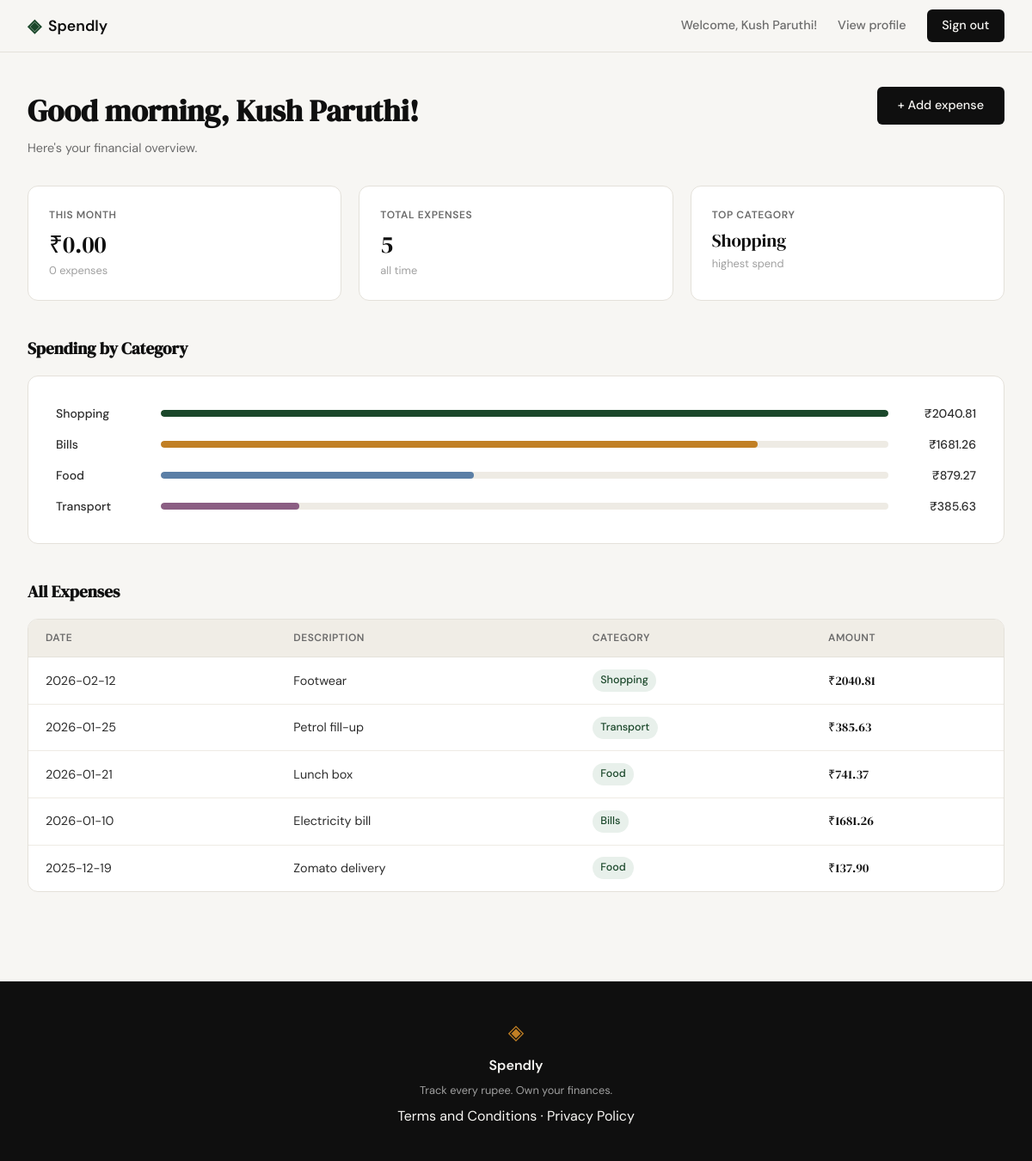
The app's page /dashboard (signed in) with its own data.
### tables this page shows
CREATE TABLE expenses (
            id INTEGER PRIMARY KEY AUTOINCREMENT,
            user_id INTEGER NOT NULL REFERENCES users(id),
            amount REAL NOT NULL,
            category TEXT NOT NULL,
            date TEXT NOT NULL,
            description TEXT,
            created_at TEXT DEFAULT (datetime('now'))
        );

### app.py (the view)
@app.route("/dashboard")
def dashboard():
    if "user_id" not in session:
        return redirect(url_for("login"))
    uid = session["user_id"]
    now = datetime.now()
    hour = now.hour
    if hour < 12:
        greeting = "Good morning"
    elif hour < 18:
        greeting = "Good afternoon"
    else:
        greeting = "Good evening"
    expenses = get_expenses_by_user(uid)
    monthly_total, monthly_count = get_monthly_total(uid, now.year, now.month)
    category_totals = get_category_totals(uid)
    total_count = get_expense_count(uid)
    top_category = category_totals[0]["category"] if category_totals else "—"
    max_cat_total = category_totals[0]["total"] if category_totals else 1
    categories = [
        {
            "name": row["category"],
            "total": row["total"],
            "pct": round(row["total"] / max_cat_total * 100),
        }
        for row in category_totals
    ]
    return render_template(
        "dashboard.html",
        greeting=greeting,
        name=session["user_name"],
        expenses=expenses,
        monthly_total=monthly_total,
        monthly_count=monthly_count,
        total_count=total_count,
        top_category=top_category,
        categories=categories,
    )

### database/db.py (called while the page is built)
def get_db():
    conn = sqlite3.connect("spendly.db")
    conn.row_factory = sqlite3.Row
    conn.execute("PRAGMA foreign_keys = ON")
    return conn

def get_expenses_by_user(user_id):
    conn = get_db()
    rows = conn.execute(
        "SELECT * FROM expenses WHERE user_id = ? ORDER BY date DESC, id DESC",
        (user_id,)
    ).fetchall()
    conn.close()
    return rows

def get_monthly_total(user_id, year, month):
    conn = get_db()
    row = conn.execute(
        """SELECT COALESCE(SUM(amount), 0) AS total, COUNT(*) AS count
           FROM expenses
           WHERE user_id = ? AND strftime('%Y', date) = ? AND strftime('%m', date) = ?""",
        (user_id, str(year), f"{month:02d}")
    ).fetchone()
    conn.close()
    return row["total"], row["count"]

def get_category_totals(user_id):
    conn = get_db()
    rows = conn.execute(
        """SELECT category, SUM(amount) AS total
           FROM expenses WHERE user_id = ?
           GROUP BY category ORDER BY total DESC""",
        (user_id,)
    ).fetchall()
    conn.close()
    return rows

def get_expense_count(user_id):
    conn = get_db()
    count = conn.execute(
        "SELECT COUNT(*) FROM expenses WHERE user_id = ?", (user_id,)
    ).fetchone()[0]
    conn.close()
    return count

### templates/dashboard.html (shortened to what this page needs)
{% extends "base.html" %}
{% block content %}
<div class="dashboard-page">
    <div class="dashboard-header">
        <div>
            <h1 class="dashboard-heading">{{ greeting }}, {{ name }}!</h1>
            <p class="dashboard-subheading">Here's your financial overview.</p>
        </div>
        <a href="{{ url_for('add_expense') }}" class="btn-primary">+ Add expense</a>
    </div>
    <div class="dashboard-stats">
        <div class="stat-card">
            <p class="stat-label">This Month</p>
            <p class="stat-value">&#8377;{{ "%.2f"|format(monthly_total) }}</p>
            <p class="stat-sub">{{ monthly_count }} expense{{ 's' if monthly_count != 1 }}</p>
        </div>
        <div class="stat-card">
            <p class="stat-label">Total Expenses</p>
            <p class="stat-value">{{ total_count }}</p>
            <p class="stat-sub">all time</p>
        </div>
        <div class="stat-card">
            <p class="stat-label">Top Category</p>
            <p class="stat-value stat-value--category">{{ top_category }}</p>
            <p class="stat-sub">highest spend</p>
        </div>
    </div>
    <div class="dashboard-section">
        <h2 class="dashboard-section-title">Spending by Category</h2>
        {% if categories %}
        <div class="auth-card cat-list">
            {% for cat in categories %}
            <div class="cat-row">
                <span class="cat-name">{{ cat.name }}</span>
                <div class="cat-bar-track">
                    <div class="cat-bar-fill cat-bar-fill--{{ loop.index0 % 7 }}" style="width: {{ cat.pct }}%"></div>
                </div>
                <span class="cat-amount">&#8377;{{ "%.2f"|format(cat.total) }}</span>
            </div>
            {% endfor %}
        </div>
        {% else %}
        <p class="empty-state">No spending data yet.</p>
        {% endif %}
    </div>
    <div class="dashboard-section">
        <h2 class="dashboard-section-title">All Expenses</h2>
        {% if expenses %}
        <div class="auth-card" style="padding: 0; overflow: hidden;">
            <table class="expense-table">
                <thead>
                    <tr>
                        <th>Date</th>
                        <th>Description</th>
                        <th>Category</th>
                        <th>Amount</th>
                    </tr>
                </thead>
                <tbody>
                    {% for e in expenses %}
                    <tr>
                        <td>{{ e.date }}</td>
                        <td>{{ e.description or '—' }}</td>
                        <td><span class="cat-badge">{{ e.category }}</span></td>
                        <td class="amount-cell">&#8377;{{ "%.2f"|format(e.amount) }}</td>
                    </tr>
                    {% endfor %}
                </tbody>
            </table>
        </div>
        {% else %}
        <p class="empty-state">No expenses yet. Add your first one!</p>
        {% endif %}
    </div>
</div>
{% endblock %}

### static/css/style.css (style rules this page uses)
:root { --ink: #0f0f0f; --ink-soft: #2d2d2d; --ink-muted: #6b6b6b; --ink-faint: #a0a0a0; --paper: #f7f6f3; --paper-warm: #f0ede6; --paper-card: #ffffff; --accent: #1a472a; --accent-light: #e8f0eb; --accent-2: #c17f24; --accent-2-light: #fdf3e3; --danger: #c0392b; --danger-light: #fdecea; --border: #e4e1da; --border-soft: #eeebe4; --font-display: 'DM Serif Display', Georgia, serif; --font-body: 'DM Sans', system-ui, sans-serif; --max-width: 1200px; --auth-width: 440px; --radius-sm: 6px; --radius-md: 12px; --radius-lg: 20px; --bar-0: #1a472a; --bar-1: #c17f24; --bar-2: #5b7fa6; --bar-3: #8b5e83; --bar-4: #2e8b84; --bar-5: #c0614b; --bar-6: #5a5ea8; }
*, *::before, *::after { box-sizing: border-box; margin: 0; padding: 0; }
html { font-size: 16px; scroll-behavior: smooth; }
body { background: var(--paper); color: var(--ink); font-family: var(--font-body); font-size: 1rem; line-height: 1.6; -webkit-font-smoothing: antialiased; }
a { color: inherit; text-decoration: none; }
.btn-primary { display: inline-block; background: var(--ink); color: var(--paper); padding: 0.65rem 1.5rem; border-radius: var(--radius-sm); font-family: var(--font-body); font-size: 0.9rem; font-weight: 500; cursor: pointer; border: none; transition: background 0.2s; text-decoration: none; }
.auth-card { background: var(--paper-card); border: 1px solid var(--border); border-radius: var(--radius-md); padding: 2rem; margin-bottom: 1.5rem; }
.dashboard-page { max-width: var(--max-width); margin: 0 auto; padding: 2.5rem 2rem 4rem; }
.dashboard-header { display: flex; align-items: flex-start; justify-content: space-between; gap: 1rem; margin-bottom: 2rem; }
.dashboard-heading { font-family: var(--font-display); font-size: clamp(1.6rem, 3vw, 2.2rem); color: var(--ink); margin-bottom: 0.25rem; }
.dashboard-subheading { font-size: 0.9rem; color: var(--ink-muted); }
.dashboard-stats { display: grid; grid-template-columns: repeat(3, 1fr); gap: 1.25rem; margin-bottom: 2.5rem; }
.stat-card { background: var(--paper-card); border: 1px solid var(--border); border-radius: var(--radius-md); padding: 1.5rem; }
.stat-label { font-size: 0.75rem; font-weight: 600; color: var(--ink-muted); text-transform: uppercase; letter-spacing: 0.05em; margin-bottom: 0.5rem; }
.stat-value { font-family: var(--font-display); font-size: 1.75rem; color: var(--ink); line-height: 1.1; margin-bottom: 0.35rem; }
.stat-value--category { font-size: 1.3rem; }
.stat-sub { font-size: 0.8rem; color: var(--ink-faint); }
.dashboard-section { margin-bottom: 2.5rem; }
.dashboard-section-title { font-family: var(--font-display); font-size: 1.2rem; color: var(--ink); margin-bottom: 1rem; }
.cat-list { display: flex; flex-direction: column; gap: 0.85rem; }
.cat-row { display: grid; grid-template-columns: 110px 1fr 90px; align-items: center; gap: 0.75rem; }
.cat-name { font-size: 0.875rem; font-weight: 500; color: var(--ink-soft); }
.cat-bar-track { height: 8px; background: var(--border-soft); border-radius: 999px; overflow: hidden; }
.cat-bar-fill { height: 100%; border-radius: 999px; transition: width 0.4s ease; }
.cat-bar-fill--0 { background: var(--bar-0); }
.cat-bar-fill--1 { background: var(--bar-1); }
.cat-bar-fill--2 { background: var(--bar-2); }
.cat-bar-fill--3 { background: var(--bar-3); }
.cat-amount { font-size: 0.875rem; font-weight: 500; color: var(--ink-soft); text-align: right; }
.expense-table { width: 100%; border-collapse: collapse; font-size: 0.9rem; }
.expense-table thead { background: var(--paper-warm); border-bottom: 1px solid var(--border); }
.expense-table th { padding: 0.75rem 1.25rem; text-align: left; font-size: 0.75rem; font-weight: 600; color: var(--ink-muted); text-transform: uppercase; letter-spacing: 0.04em; }
.expense-table td { padding: 0.85rem 1.25rem; border-bottom: 1px solid var(--border-soft); color: var(--ink-soft); }
.expense-table tbody tr:last-child td { border-bottom: none; }
.cat-badge { display: inline-block; background: var(--accent-light); color: var(--accent); font-size: 0.78rem; font-weight: 500; padding: 0.2rem 0.6rem; border-radius: 999px; }
.amount-cell { font-weight: 500; color: var(--ink) !important; font-family: var(--font-display); }

### records on screen
expenses: category "Shopping", name "Shopping", {{ cat.pct }} 100 (drawn), total "2040.81", date "2026-02-12", description "Footwear", amount "2040.81"
expenses: name "Bills", {{ cat.pct }} 82 (drawn), total "1681.26", date "2026-01-10", description "Electricity bill", category "Bills", amount "1681.26"
expenses: name "Transport", {{ cat.pct }} 19 (drawn), total "385.63", date "2026-01-25", description "Petrol fill-up", category "Transport", amount "385.63"
expenses: date "2026-01-21", description "Lunch box", category "Food", amount "741.37"
expenses: date "2025-12-19", description "Zomato delivery", category "Food", amount "137.90"

### other values on screen
{{ session.user_name }} "Kush Paruthi"
{{ greeting }} "Good morning"
{{ name }} "Kush Paruthi"
{{ "%.2f"|format(monthly_total) }} "0.00"
{{ monthly_count }} "0"
{{ 's' if monthly_count != 1 }} "s"
{{ total_count }} "5"
{{ cat.name }} "Food"
{{ "%.2f"|format(cat.total) }} "879.27"
